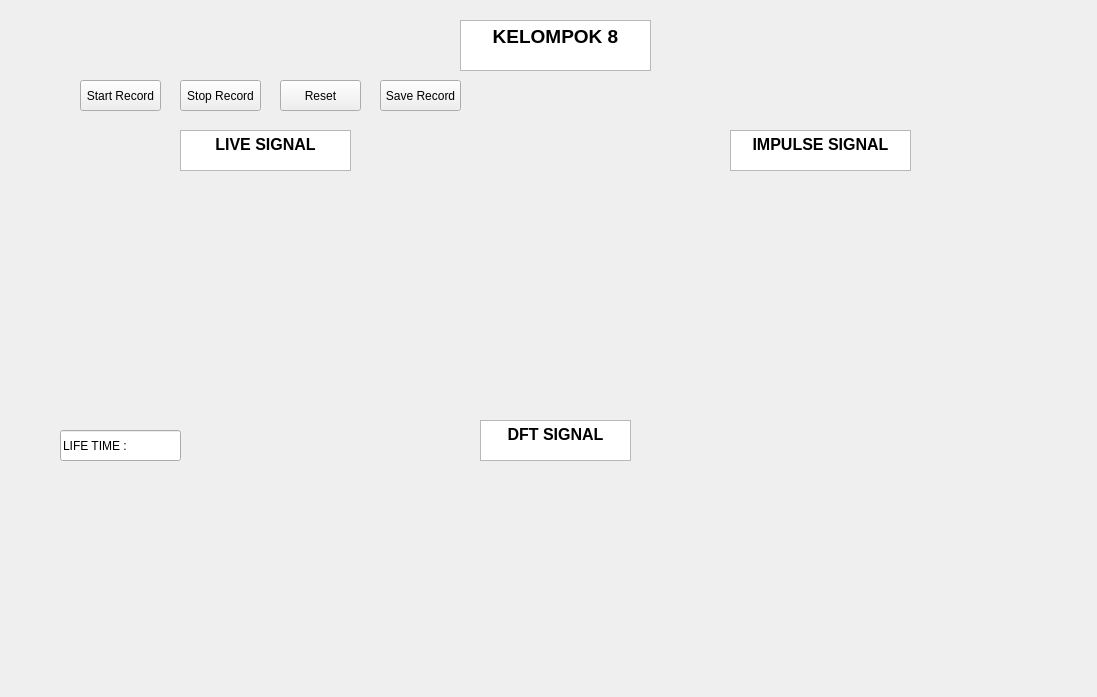
<?xml version="1.0" encoding="UTF-8"?>
<ui version="4.0">
 <class>Form</class>
 <widget class="QWidget" name="Form">
  <property name="geometry">
   <rect>
    <x>0</x>
    <y>0</y>
    <width>1097</width>
    <height>697</height>
   </rect>
  </property>
  <property name="windowTitle">
   <string>Form</string>
  </property>
  <widget class="QPushButton" name="pushButton">
   <property name="geometry">
    <rect>
     <x>80</x>
     <y>80</y>
     <width>81</width>
     <height>31</height>
    </rect>
   </property>
   <property name="text">
    <string>Start Record</string>
   </property>
  </widget>
  <widget class="QPushButton" name="pushButton_2">
   <property name="geometry">
    <rect>
     <x>380</x>
     <y>80</y>
     <width>81</width>
     <height>31</height>
    </rect>
   </property>
   <property name="text">
    <string>Save Record</string>
   </property>
  </widget>
  <widget class="QPushButton" name="pushButton_3">
   <property name="geometry">
    <rect>
     <x>180</x>
     <y>80</y>
     <width>81</width>
     <height>31</height>
    </rect>
   </property>
   <property name="text">
    <string>Stop Record</string>
   </property>
  </widget>
  <widget class="QPushButton" name="pushButton_4">
   <property name="geometry">
    <rect>
     <x>280</x>
     <y>80</y>
     <width>81</width>
     <height>31</height>
    </rect>
   </property>
   <property name="text">
    <string>Reset</string>
   </property>
  </widget>
  <widget class="QWidget" name="widget" native="true">
   <property name="geometry">
    <rect>
     <x>10</x>
     <y>180</y>
     <width>541</width>
     <height>231</height>
    </rect>
   </property>
  </widget>
  <widget class="QWidget" name="widget_2" native="true">
   <property name="geometry">
    <rect>
     <x>570</x>
     <y>180</y>
     <width>511</width>
     <height>231</height>
    </rect>
   </property>
  </widget>
  <widget class="QTextEdit" name="textEdit">
   <property name="geometry">
    <rect>
     <x>460</x>
     <y>20</y>
     <width>191</width>
     <height>51</height>
    </rect>
   </property>
   <property name="html">
    <string>&lt;!DOCTYPE HTML PUBLIC &quot;-//W3C//DTD HTML 4.0//EN&quot; &quot;http://www.w3.org/TR/REC-html40/strict.dtd&quot;&gt;
&lt;html&gt;&lt;head&gt;&lt;meta name=&quot;qrichtext&quot; content=&quot;1&quot; /&gt;&lt;meta charset=&quot;utf-8&quot; /&gt;&lt;style type=&quot;text/css&quot;&gt;
p, li { white-space: pre-wrap; }
hr { height: 1px; border-width: 0; }
li.unchecked::marker { content: &quot;\2610&quot;; }
li.checked::marker { content: &quot;\2612&quot;; }
&lt;/style&gt;&lt;/head&gt;&lt;body style=&quot; font-family:'Segoe UI'; font-size:9pt; font-weight:400; font-style:normal;&quot;&gt;
&lt;p align=&quot;center&quot; style=&quot; margin-top:0px; margin-bottom:0px; margin-left:0px; margin-right:0px; -qt-block-indent:0; text-indent:0px;&quot;&gt;&lt;span style=&quot; font-size:14pt; font-weight:700;&quot;&gt;KELOMPOK 8&lt;/span&gt;&lt;/p&gt;&lt;/body&gt;&lt;/html&gt;</string>
   </property>
  </widget>
  <widget class="QTextEdit" name="textEdit_2">
   <property name="geometry">
    <rect>
     <x>180</x>
     <y>130</y>
     <width>171</width>
     <height>41</height>
    </rect>
   </property>
   <property name="html">
    <string>&lt;!DOCTYPE HTML PUBLIC &quot;-//W3C//DTD HTML 4.0//EN&quot; &quot;http://www.w3.org/TR/REC-html40/strict.dtd&quot;&gt;
&lt;html&gt;&lt;head&gt;&lt;meta name=&quot;qrichtext&quot; content=&quot;1&quot; /&gt;&lt;meta charset=&quot;utf-8&quot; /&gt;&lt;style type=&quot;text/css&quot;&gt;
p, li { white-space: pre-wrap; }
hr { height: 1px; border-width: 0; }
li.unchecked::marker { content: &quot;\2610&quot;; }
li.checked::marker { content: &quot;\2612&quot;; }
&lt;/style&gt;&lt;/head&gt;&lt;body style=&quot; font-family:'Segoe UI'; font-size:9pt; font-weight:400; font-style:normal;&quot;&gt;
&lt;p align=&quot;center&quot; style=&quot; margin-top:0px; margin-bottom:0px; margin-left:0px; margin-right:0px; -qt-block-indent:0; text-indent:0px;&quot;&gt;&lt;span style=&quot; font-size:12pt; font-weight:700;&quot;&gt;LIVE SIGNAL&lt;/span&gt;&lt;/p&gt;&lt;/body&gt;&lt;/html&gt;</string>
   </property>
  </widget>
  <widget class="QTextEdit" name="textEdit_3">
   <property name="geometry">
    <rect>
     <x>730</x>
     <y>130</y>
     <width>181</width>
     <height>41</height>
    </rect>
   </property>
   <property name="html">
    <string>&lt;!DOCTYPE HTML PUBLIC &quot;-//W3C//DTD HTML 4.0//EN&quot; &quot;http://www.w3.org/TR/REC-html40/strict.dtd&quot;&gt;
&lt;html&gt;&lt;head&gt;&lt;meta name=&quot;qrichtext&quot; content=&quot;1&quot; /&gt;&lt;meta charset=&quot;utf-8&quot; /&gt;&lt;style type=&quot;text/css&quot;&gt;
p, li { white-space: pre-wrap; }
hr { height: 1px; border-width: 0; }
li.unchecked::marker { content: &quot;\2610&quot;; }
li.checked::marker { content: &quot;\2612&quot;; }
&lt;/style&gt;&lt;/head&gt;&lt;body style=&quot; font-family:'Segoe UI'; font-size:9pt; font-weight:400; font-style:normal;&quot;&gt;
&lt;p align=&quot;center&quot; style=&quot; margin-top:0px; margin-bottom:0px; margin-left:0px; margin-right:0px; -qt-block-indent:0; text-indent:0px;&quot;&gt;&lt;span style=&quot; font-size:12pt; font-weight:700;&quot;&gt;IMPULSE SIGNAL&lt;/span&gt;&lt;/p&gt;&lt;/body&gt;&lt;/html&gt;</string>
   </property>
  </widget>
  <widget class="QWidget" name="widget_3" native="true">
   <property name="geometry">
    <rect>
     <x>280</x>
     <y>470</y>
     <width>571</width>
     <height>211</height>
    </rect>
   </property>
  </widget>
  <widget class="QTextEdit" name="textEdit_4">
   <property name="geometry">
    <rect>
     <x>480</x>
     <y>420</y>
     <width>151</width>
     <height>41</height>
    </rect>
   </property>
   <property name="html">
    <string>&lt;!DOCTYPE HTML PUBLIC &quot;-//W3C//DTD HTML 4.0//EN&quot; &quot;http://www.w3.org/TR/REC-html40/strict.dtd&quot;&gt;
&lt;html&gt;&lt;head&gt;&lt;meta name=&quot;qrichtext&quot; content=&quot;1&quot; /&gt;&lt;meta charset=&quot;utf-8&quot; /&gt;&lt;style type=&quot;text/css&quot;&gt;
p, li { white-space: pre-wrap; }
hr { height: 1px; border-width: 0; }
li.unchecked::marker { content: &quot;\2610&quot;; }
li.checked::marker { content: &quot;\2612&quot;; }
&lt;/style&gt;&lt;/head&gt;&lt;body style=&quot; font-family:'Segoe UI'; font-size:9pt; font-weight:400; font-style:normal;&quot;&gt;
&lt;p align=&quot;center&quot; style=&quot; margin-top:0px; margin-bottom:0px; margin-left:0px; margin-right:0px; -qt-block-indent:0; text-indent:0px;&quot;&gt;&lt;span style=&quot; font-size:12pt; font-weight:700;&quot;&gt;DFT SIGNAL&lt;/span&gt;&lt;/p&gt;&lt;/body&gt;&lt;/html&gt;</string>
   </property>
  </widget>
  <widget class="QLineEdit" name="lineEdit">
   <property name="geometry">
    <rect>
     <x>60</x>
     <y>430</y>
     <width>121</width>
     <height>31</height>
    </rect>
   </property>
   <property name="text">
    <string>LIFE TIME : </string>
   </property>
  </widget>
 </widget>
 <resources/>
 <connections/>
</ui>
